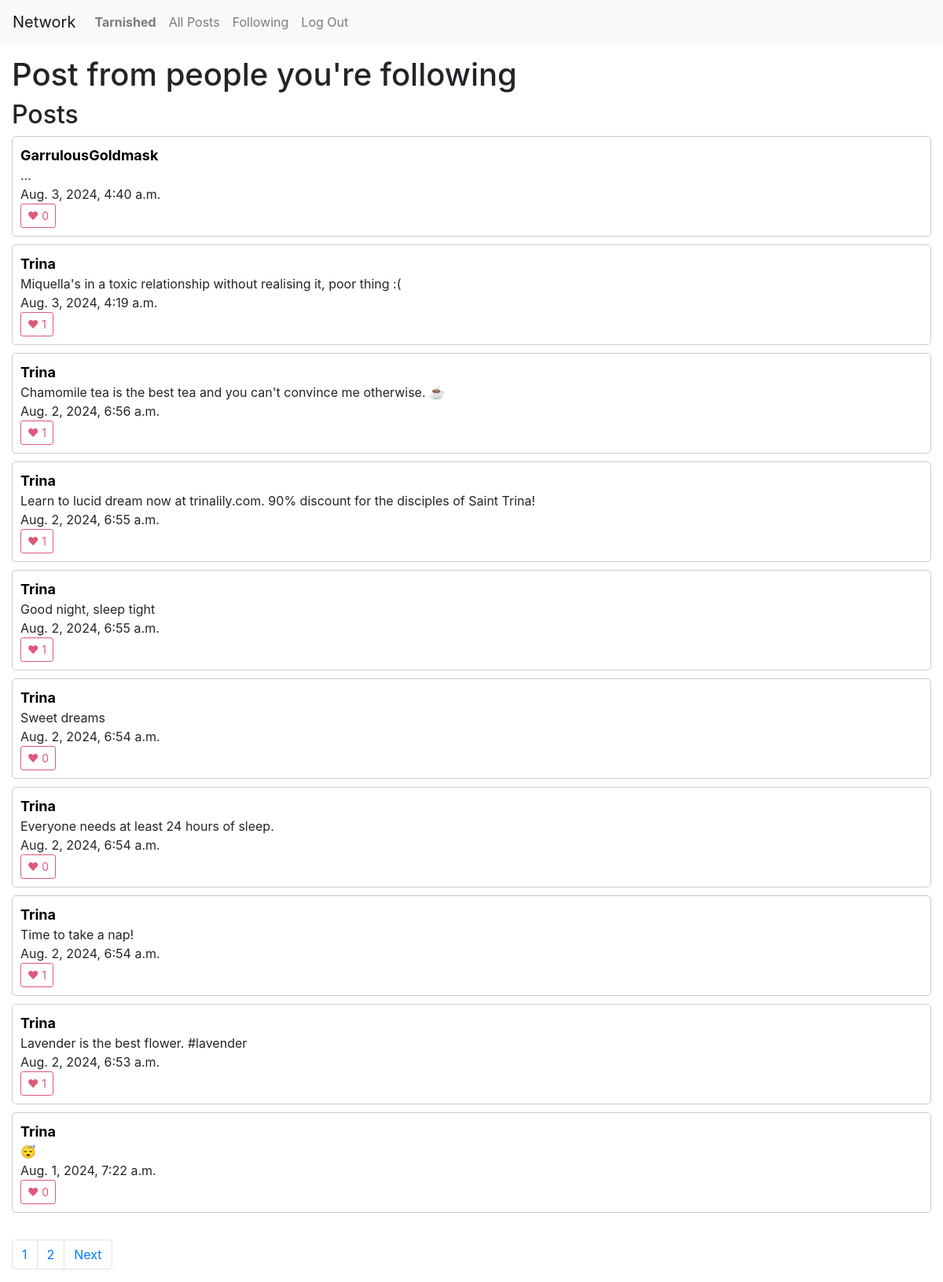
Screenshot of /following/1 (signed in) with the database file from the repository.
### network/models.py (models this page shows, shortened)
class User(AbstractUser):
    followers = models.ManyToManyField('self', related_name="following", null=True)
    following = models.ManyToManyField('self', related_name="followers",null=True)
    def __str__(self):
        return self.username

class Post(models.Model):
    user = models.ForeignKey("User", on_delete=models.CASCADE, related_name="posts")
    content = models.TextField(blank=True)
    timestamp = models.DateTimeField(auto_now_add=True)
    likes = models.IntegerField(default=0)
    likes_users = models.ManyToManyField("User", related_name="likes", null=True)

### network/views.py (the view)
# urls.py: path("following/<int:page_num>", views.following, name="following"),
def following(request, page_num):
    following = User.objects.filter(followers=request.user)
    following = Post.objects.filter(user__in=following)
    posts = following.order_by("-timestamp").all()
    p = Paginator(posts, 10)
    page_obj = p.get_page(page_num)
    prev_page = None
    has_prev_page = False
    if page_obj.has_previous():
        prev_page = page_obj.previous_page_number()
        has_prev_page = True
    next_page = None
    has_next_page = False
    if page_obj.has_next():
        next_page = page_obj.next_page_number()
        has_next_page = True
    return render(request, 'network/following.html', {
        "username":request.user,
        "posts": page_obj,
        "pages": p,
        "prev_page": prev_page,
        "has_prev_page": has_prev_page,
        "next_page": next_page,
        "has_next_page": has_next_page,
    })

### network/templates/network/following.html (shortened to what this page needs)
{% extends "network/layout.html" %}
{% load static %}
{% block body %}
    <h1>Post from people you're following</h1>
    <h2>Posts</h2>
    {% for post in posts %}
    <div id="post-container">
        <a href="{% url 'user' post.user.username 1 %}" class="username-link">{{ post.user.username }}</a><br>
        {{ post.content }} <br>
        {{ post.timestamp }} <br>
        <button id="like-{{ post.id }}" onclick="toggle_like({{ post.id }})" class="like-btn">♥ {{ post.likes_users.count }}</button>
    </div>
    {% endfor %}
    <br>
    <nav aria-label="Page navigation example">
        <ul class="pagination">
          {% for page in pages %}
            <li class="page-item"><a class="page-link"  href="{% url 'following' page.number%}">{{ page.number }}</a></li>
          {% endfor %}
          {% if has_next_page %}
            <li class="page-item"><a class="page-link" href="{% url 'following' next_page %}">Next</a></li>
          {% endif  %}
        </ul>
      </nav>
{% endblock %}

### network/templates/network/layout.html (shortened to what this page needs)
{% load static %}
<!DOCTYPE html>
<html lang="en">
    <head>
        <link rel="stylesheet" href="https://stackpath.bootstrapcdn.com/bootstrap/4.4.1/css/bootstrap.min.css">
        <link href="{% static 'network/styles.css' %}" rel="stylesheet">
    </head>
    <body>
        <nav class="navbar navbar-expand-lg navbar-light bg-light">
            <a class="navbar-brand" href="#">Network</a>
            <div>
              <ul class="navbar-nav mr-auto">
                {% if user.is_authenticated %}
                    <li class="nav-item">
                        <a id="nav-username" class="nav-link" href="{% url 'user' user.username 1 %}"><strong>{{ user.username }}</strong></a>
                    </li>
                {% endif %}
                <li class="nav-item">
                  <a class="nav-link" href="{% url 'index' %}">All Posts</a>
                </li>
                {% if user.is_authenticated %}
                    <li class="nav-item">
                        <a class="nav-link" href="{% url 'following' 1%}">Following</a>
                    </li>
                    <li class="nav-item">
                        <a class="nav-link" href="{% url 'logout' %}">Log Out</a>
                    </li>
                {% endif %}
              </ul>
            </div>
          </nav>
        <div class="body">
            {% block body %}
            {% endblock %}
        </div>
    </body>
</html>

### network/static/network/styles.css (style rules this page uses)
.body { margin:15px; }
#post-container { align-items: center; border: 1px solid #ccc; padding: 10px; margin-bottom: 10px; border-radius: 5px; }
.username-link { color:black; font-weight: bold; font-size: large; }
.like-btn { display: inline-block; font-weight: 400; text-align: center; vertical-align: middle; user-select: none; background-color: transparent; border: 1px solid transparent; transition: color .15s ease-in-out,background-color .15s ease-in-out,border-color .15s ease-in-out,box-shadow .15s ease-in-out; padding: .25rem .5rem; font-size: .875rem; line-height: 1.5; border-radius: .2rem; color: #de5877; border-color: #de5877; }

### rows the page displays
User: username "Tarnished"
Post: user.username "GarrulousGoldmask", content "...", timestamp "Aug. 3, 2024, 4:40 a.m.", likes_users.count "0"
Post: user.username "Trina", content "Miquella's in a toxic relationship without realising it, poor thing :(", timestamp "Aug. 3, 2024, 4:19 a.m.", likes_users.count "1"
Post: user.username "Trina", content "Chamomile tea is the best tea and you can't convince me otherwise. ☕️", timestamp "Aug. 2, 2024, 6:56 a.m.", likes_users.count "1"
Post: user.username "Trina", content "Learn to lucid dream now at trinalily.com. 90% discount for the disciples of Saint Trina!", timestamp "Aug. 2, 2024, 6:55 a.m.", likes_users.count "1"
Post: user.username "Trina", content "Good night, sleep tight", timestamp "Aug. 2, 2024, 6:55 a.m.", likes_users.count "1"
Post: user.username "Trina", content "Sweet dreams", timestamp "Aug. 2, 2024, 6:54 a.m.", likes_users.count "0"
Post: user.username "Trina", content "Everyone needs at least 24 hours of sleep.", timestamp "Aug. 2, 2024, 6:54 a.m.", likes_users.count "0"
Post: user.username "Trina", content "Time to take a nap!", timestamp "Aug. 2, 2024, 6:54 a.m.", likes_users.count "1"
Post: user.username "Trina", content "Lavender is the best flower. #lavender", timestamp "Aug. 2, 2024, 6:53 a.m.", likes_users.count "1"
Post: user.username "Trina", content "😴", timestamp "Aug. 1, 2024, 7:22 a.m.", likes_users.count "0"

### other values shown
{{ page.number }} "1" "2"
